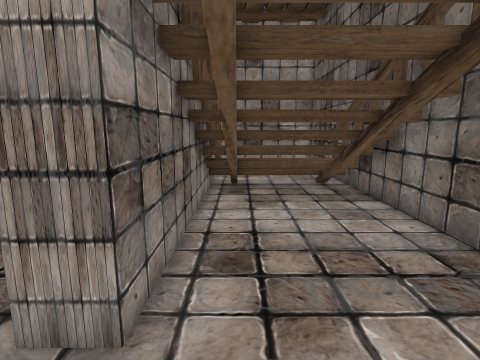
View 1 (above)

13 first-person views from a walk through a Unity game level. The camera is 1.2 m above the floor, tilts 10° down and sees 80° across. The floor is counted in squares, 0.5 m on a side. Each view is taken from the middle of a square. On the plan, view 1 faces up. The plan holds only what a view shows up to about 18 squares ahead; the rest is blank. The player character is not drawn.

View 2
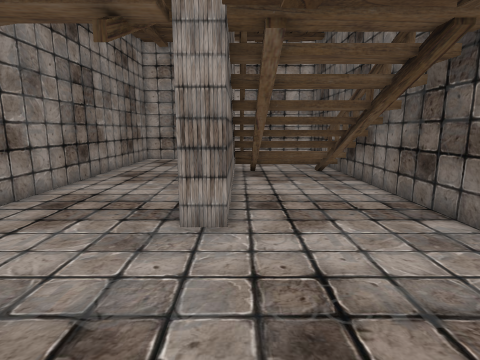

View 3
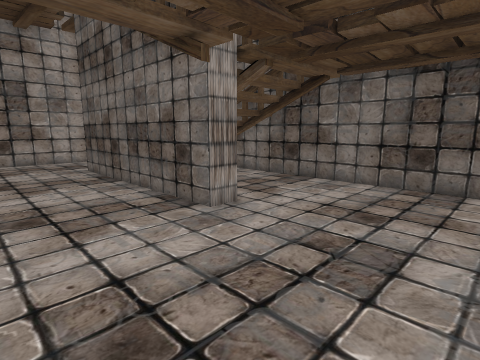

View 4
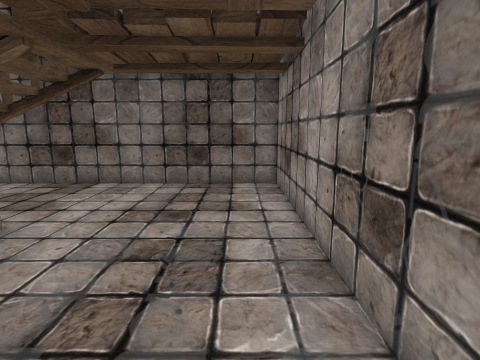

View 5
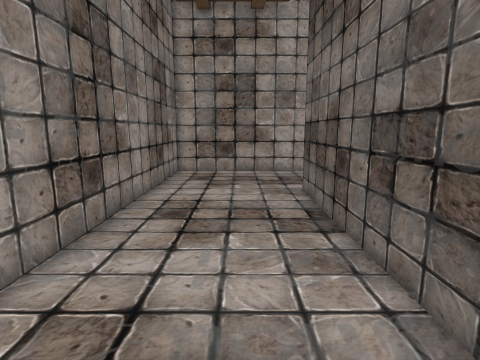

View 6
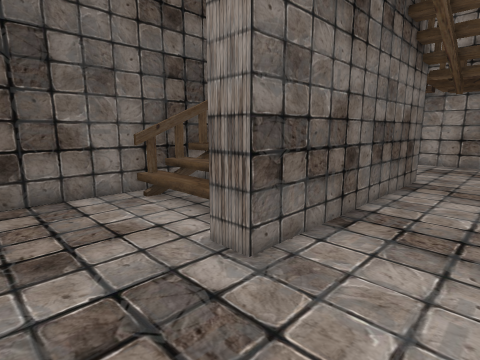

View 7
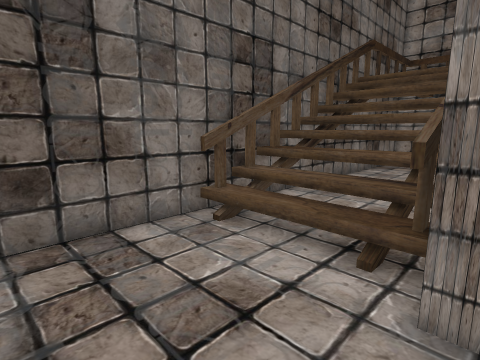

View 8
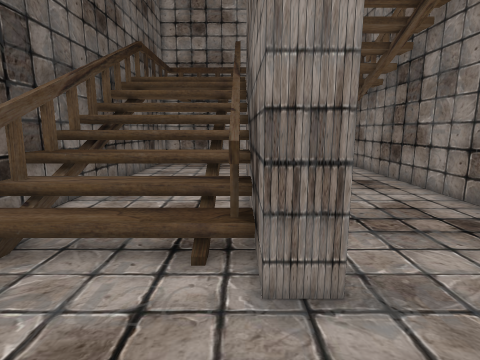

View 9
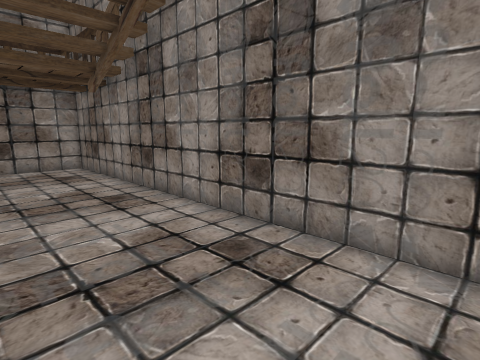

View 10
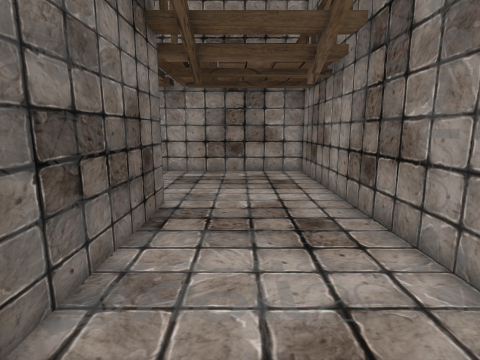

View 11
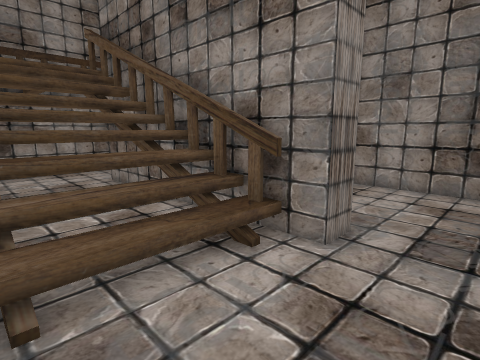

View 12
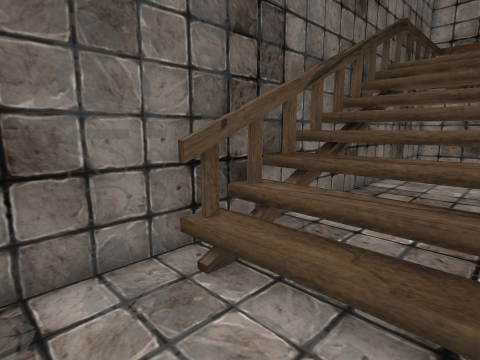

View 13
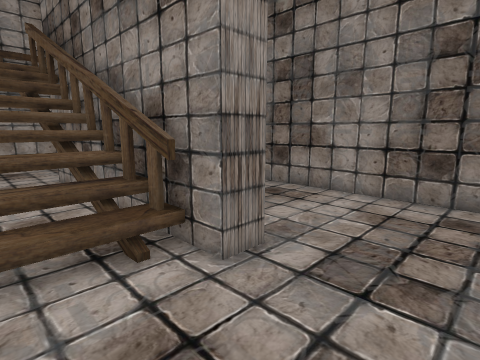

### Floor plan
Points are (right, up) in squares from view 1. A wall is a line through its corners. A room is listed if a view was taken in it or the views show most of it. See-through windows are left out.
Room 1 (views 1, 2, 3, 4, 5, 6, 7, 8, 9, 10, 11, 12, 13)
walls: (-1.3, 5.6) (-1.3, 2.8) (-2.5, 2.8) (-2.5, 14.2) (-1.3, 14.2) (-1.3, 13.5); (-8.7, 19.5) (-8.7, -4.7) (4.8, -4.7) (4.8, 18.4)
objects: other object (-1, 5) to (4, 13)

Positions as (right, up) in squares from view 1, and headings:
1: (0, 0), facing up
2: (-1, -4), facing up
3: (-8, -4), facing up-right
4: (-8, -3), facing right
5: (-5, 3), facing up
6: (-6, 18), facing down-right
7: (-2, 18), facing down-right
8: (-1, 18), facing down
9: (-3, 15), facing down-left
10: (-5, 12), facing down
11: (4, 17), facing down-left
12: (0, 16), facing down-right
13: (2, 18), facing down-left
